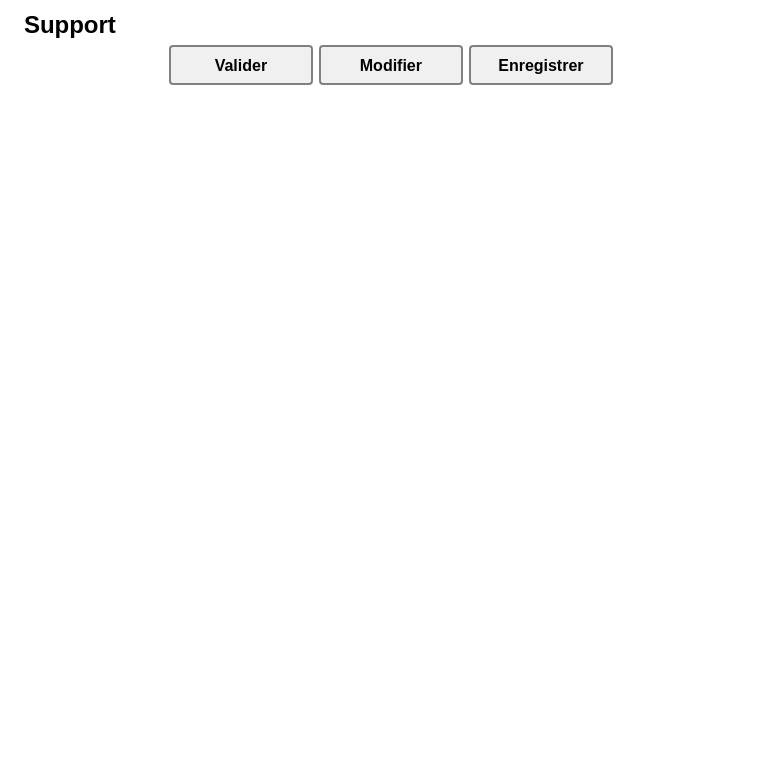
<?xml version="1.0" encoding="UTF-8"?>
<ui version="4.0">
 <class>MainFrame</class>
 <widget class="QWidget" name="MainFrame">
  <property name="geometry">
   <rect>
    <x>0</x>
    <y>0</y>
    <width>781</width>
    <height>765</height>
   </rect>
  </property>
  <property name="windowTitle">
   <string>Form</string>
  </property>
  <property name="styleSheet">
   <string notr="true">#MainFrame {

background: white;
}
QLineEdit {
padding: 1px;
border-style: solid;
border: 2px solid gray;
border-radius: 8px;
min-width: 50px;
max-width: 150px;
}

QDateEdit {
max-width: 105px
}

QPushButton {
color: black;
background-color: rgb(240, 240, 240);
border-width: 2px;
border-color: grey;
border-style: solid;
border-radius: 4px;
padding: 3px;
font: bold 16px;
padding-left: 5px;
padding-right: 5px;
min-width: 130px;
max-width:150px;
min-height: 30px;
max-height: 30px;
}

QPushButton:hover {
background-color: qlineargradient(x1: 0, y1: 1, x2: 0, y2: 0, stop: 0 #edf2f8, stop: 1 #c8d9ea);
}

QPushButton:pressed {
background-color: rgb(193, 213, 243);
}


QComboBox {
    border: 1px solid gray;
    border-radius: 3px;
    padding: 1px 18px 1px 3px;
    min-width: 8em;
	max-width: 200px;
	
}

QComboBox:editable {
    background: white;
}

QComboBox:!editable, QComboBox::drop-down:editable {
     background:rgb(241, 241, 241);
}

/* QComboBox gets the &quot;on&quot; state when the popup is open */
QComboBox:!editable:on, QComboBox::drop-down:editable:on {
    background: qlineargradient(x1: 0, y1: 0, x2: 0, y2: 1,
                                stop: 0 #D3D3D3, stop: 0.4 #D8D8D8,
                                stop: 0.5 #DDDDDD, stop: 1.0 #E1E1E1);
}

QComboBox:on { /* shift the text when the popup opens */
    padding-top: 3px;
    padding-left: 4px;
}

QComboBox::drop-down {
    subcontrol-origin: padding;
    subcontrol-position: top right;
    width: 15px;

    border-left-width: 1px;
    border-left-color: darkgrey;
    border-left-style: solid; /* just a single line */
    border-top-right-radius: 3px; /* same radius as the QComboBox */
    border-bottom-right-radius: 3px;
}

QComboBox::down-arrow {
    image: url(/usr/share/icons/crystalsvg/16x16/actions/1downarrow.png);
}

QComboBox::down-arrow:on { /* shift the arrow when popup is open */
    top: 1px;
    left: 1px;
}</string>
  </property>
  <layout class="QFormLayout" name="formLayout">
   <item row="0" column="0" colspan="2">
    <layout class="QHBoxLayout" name="layoutTitre">
     <item>
      <widget class="QLabel" name="label">
       <property name="text">
        <string/>
       </property>
       <property name="pixmap">
        <pixmap>PC2_logo.png</pixmap>
       </property>
       <property name="scaledContents">
        <bool>false</bool>
       </property>
      </widget>
     </item>
     <item>
      <widget class="QLabel" name="titreAjoutEquipement">
       <property name="font">
        <font>
         <family>MS Shell Dlg 2</family>
         <pointsize>18</pointsize>
         <weight>75</weight>
         <italic>false</italic>
         <bold>true</bold>
         <underline>false</underline>
        </font>
       </property>
       <property name="text">
        <string>Support</string>
       </property>
      </widget>
     </item>
     <item>
      <spacer name="horizontalSpacer">
       <property name="orientation">
        <enum>Qt::Horizontal</enum>
       </property>
       <property name="sizeHint" stdset="0">
        <size>
         <width>40</width>
         <height>20</height>
        </size>
       </property>
      </spacer>
     </item>
    </layout>
   </item>
   <item row="1" column="0" colspan="2">
    <layout class="QHBoxLayout" name="horizontalLayout_8">
     <item>
      <spacer name="horizontalSpacer_2">
       <property name="orientation">
        <enum>Qt::Horizontal</enum>
       </property>
       <property name="sizeHint" stdset="0">
        <size>
         <width>40</width>
         <height>20</height>
        </size>
       </property>
      </spacer>
     </item>
     <item>
      <widget class="QPushButton" name="BoutonValider">
       <property name="font">
        <font>
         <pointsize>-1</pointsize>
         <weight>75</weight>
         <italic>false</italic>
         <bold>true</bold>
        </font>
       </property>
       <property name="text">
        <string>Valider</string>
       </property>
       <property name="icon">
        <iconset>
         <normaloff>check-symbol.png</normaloff>check-symbol.png</iconset>
       </property>
      </widget>
     </item>
     <item>
      <widget class="QPushButton" name="pushButton">
       <property name="text">
        <string>Modifier</string>
       </property>
       <property name="icon">
        <iconset>
         <normaloff>Modify-icon.png</normaloff>Modify-icon.png</iconset>
       </property>
       <property name="iconSize">
        <size>
         <width>32</width>
         <height>32</height>
        </size>
       </property>
      </widget>
     </item>
     <item>
      <widget class="QPushButton" name="pushButton_2">
       <property name="text">
        <string>Enregistrer</string>
       </property>
       <property name="icon">
        <iconset>
         <normaloff>../Images/save (1).png</normaloff>../Images/save (1).png</iconset>
       </property>
      </widget>
     </item>
     <item>
      <spacer name="horizontalSpacer_4">
       <property name="orientation">
        <enum>Qt::Horizontal</enum>
       </property>
       <property name="sizeHint" stdset="0">
        <size>
         <width>40</width>
         <height>20</height>
        </size>
       </property>
      </spacer>
     </item>
    </layout>
   </item>
  </layout>
 </widget>
 <resources/>
 <connections/>
</ui>
